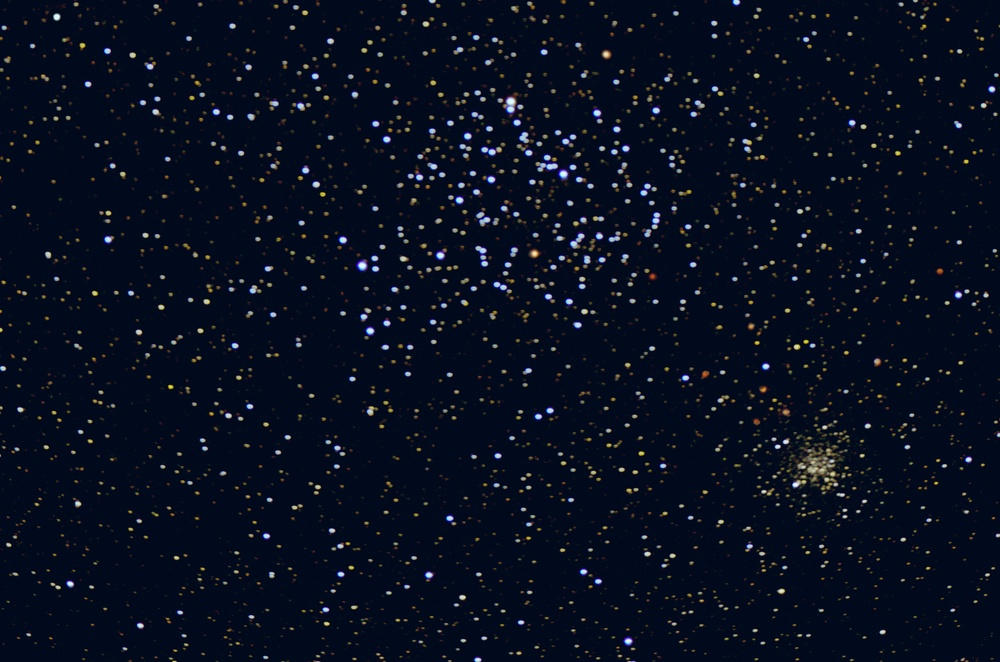
#> input picture M35.jpg, 1000 x 662 px, shrunk from 2000 x 1323 before the run, given in place of the camera
$ python Multiple_color_tracking.py   (older library calls are emulated)
#> lines starting #> are read from the running program, lines starting #| are printed output that depends on the picture; after the words box and inside, x2 and y2 are one past the last pixel; in counts of white or black regions, pixels touching at a corner belong together
import cv2
import numpy as np

cap = cv2.VideoCapture(0)

while True:
    _ ,img = cap.read()
#> img is the input picture: shape (662, 1000, 3); mean B, G, R 32.1, 15, 8
    hsv = cv2.cvtColor(img,cv2.COLOR_BGR2HSV)
#> hsv: shape (662, 1000, 3); mean H, S, V 108.4, 224.2, 33
    #defining the range of red color
    red_lower = np.array([136,87,111],np.uint8)
    red_upper = np.array([180,255,255],np.uint8)
    #defining the range of blue color
    blue_lower = np.array([99,115,150],np.uint8)
    blue_upper = np.array([110,255,255],np.uint8)
    #defining the range of yellow color
    yellow_lower = np.array([22,60,200],np.uint8)
    yellow_upper = np.array([60,255,255],np.uint8)

    #finding the range of red,blue and yellow color in the image
    red = cv2.inRange(hsv,red_lower,red_upper)
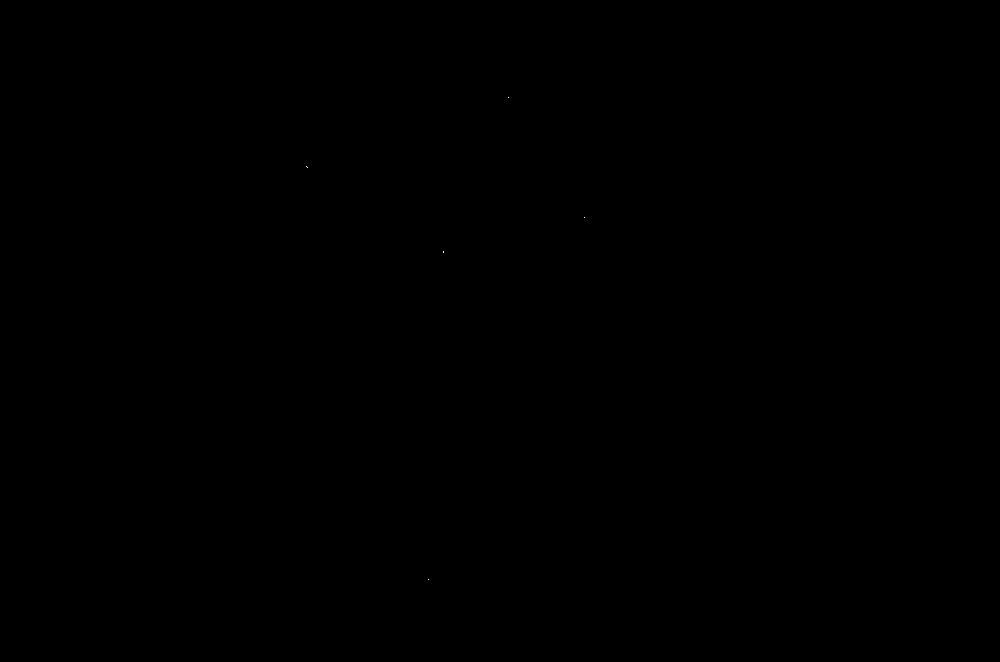
#> red: shape (662, 1000); 0% white in thin lines or dots, all inside (x1, y1, x2, y2) = (306, 97, 585, 580)
    blue = cv2.inRange(hsv,blue_lower,blue_upper)
#> blue: shape (662, 1000); 0.05% white in thin lines or dots
    yellow = cv2.inRange(hsv,yellow_lower,yellow_upper)
#> yellow: shape (662, 1000); 0.01% white in thin lines or dots, all inside (x1, y1, x2, y2) = (0, 11, 968, 625)

    #Morphological transformation ,Dilation
    kernal = np.ones((5,5),np.uint8)
    red = cv2.dilate(red,kernal)
#> red: shape (662, 1000); 0.02% white; 5 white regions, box (x1, y1, x2, y2) and area: (304, 164, 310, 170) 34, (441, 249, 446, 255) 30, (506, 95, 511, 100) 25, (582, 215, 587, 220) 25, (426, 577, 431, 582) 25
    res = cv2.bitwise_and(img,img,mask=red)

    blue = cv2.dilate(blue,kernal)
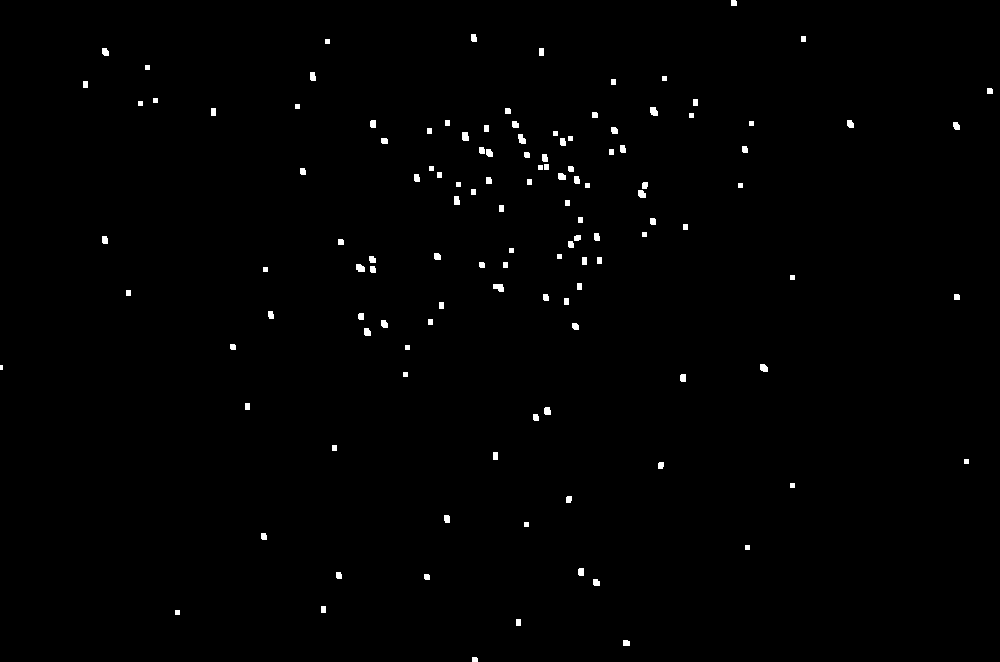
#> blue: shape (662, 1000); 0.69% white; 125 white regions (1 under 20 px), largest, box (x1, y1, x2, y2) and area: (493, 284, 504, 292) 69, (650, 107, 658, 116) 60, (518, 134, 526, 144) 60
    res1 = cv2.bitwise_and(img,img,mask=blue)

    yellow = cv2.dilate(yellow,kernal)
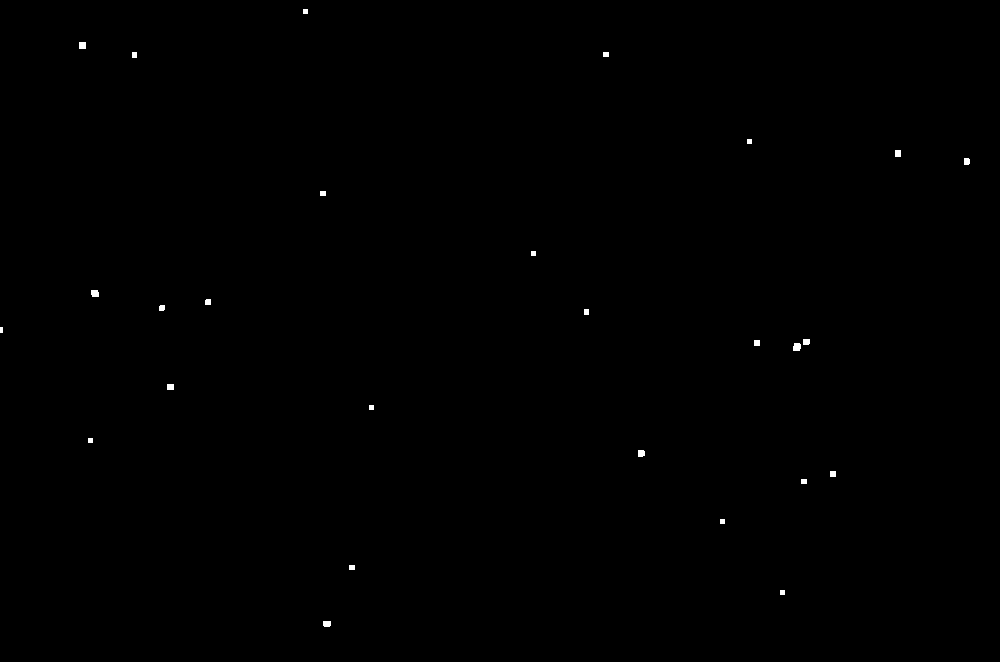
#> yellow: shape (662, 1000); 0.14% white; 27 white regions (1 under 20 px)
    res2 = cv2.bitwise_and(img,img,mask=yellow)

    #Tracking the red color
    (_,contours,hierarchy) = cv2.findContours(red,cv2.RETR_TREE,cv2.CHAIN_APPROX_SIMPLE)
#> contours = 5 contours, 3 with area under 20; largest, box (x1, y1, x2, y2) and area: (304, 164, 310, 170) 24, (441, 249, 446, 255) 20

    for pic,contour in enumerate(contours):
        area = cv2.contourArea(contour)
        if area>300:
            x,y,w,h = cv2.boundingRect(contour)
            img = cv2.rectangle(img,(x,y),(x+w,y+h),(0,0,255),2)
            cv2.putText(img,'RED COLOR',(x,y),cv2.FONT_HERSHEY_SIMPLEX,0.7,(0,0,255))
#> this loop made 5 passes
#> (contour, area) on pass 2: ([[441, 249], [441, 254], [445, 254], [445, 249]], 20)
#> area on pass 4: 24

    #Tracking blue color
    (_,contours,hierarchy) = cv2.findContours(blue,cv2.RETR_TREE,cv2.CHAIN_APPROX_SIMPLE)
#> contours = 125 contours, 29 with area under 20; largest, box (x1, y1, x2, y2) and area: (493, 284, 504, 292) 52, (356, 264, 365, 272) 46, (650, 107, 658, 116) 46, (518, 134, 526, 144) 45, (462, 132, 469, 141) 44
    for pic,contour in enumerate(contours):
        area = cv2.contourArea(contour)
        if area>300:
            x,y,w,h = cv2.boundingRect(contour)
            img = cv2.rectangle(img,(x,y),(x+w,y+h),(255,0,0),2)
            cv2.putText(img,'RED COLOR',(x,y),cv2.FONT_HERSHEY_SIMPLEX,0.7,(255,0,0))
#> this loop made 125 passes
#> area on passes 2, 6, 7, 8, 9, 11, 13, 14, 16, 20, 21, 23: 28.5, 32, 24, 28, 34, 28, 33, 28, 28, 28, 38.5, 34
#> (contour, area) on passes 3, 5, 18, 19, 22, 32: ([[516, 619], [516, 625], [520, 625], [520, 619]], 24), ([[321, 606], [321, 612], [325, 612], [325, 606]], 24), ([[493, 452], [493, 459], [497, 459], [497, 452]], 28), ([[332, 445], [332, 450], [336, 450], [336, 445]], 20), ([[245, 403], [245, 409], [249, 409], [249, 403]], 24), ([[428, 319], [428, 324], [432, 324], [432, 319]], 20)
    #Tracking yellow color
    (_,contours,hierarchy) = cv2.findContours(yellow,cv2.RETR_TREE,cv2.CHAIN_APPROX_SIMPLE)
#> contours = 27 contours, 8 with area under 20; largest, box (x1, y1, x2, y2) and area: (793, 343, 801, 351) 44, (91, 290, 99, 297) 39, (79, 42, 86, 49) 36, (323, 621, 331, 627) 34, (638, 450, 645, 457) 34
    for pic,contour in enumerate(contours):
        area = cv2.contourArea(contour)
        if area>300:
            x,y,w,h = cv2.boundingRect(contour)
            img = cv2.rectangle(img,(x,y),(x+w,y+h),(0,255,0),2)
            cv2.putText(img,'RED COLOR',(x,y),cv2.FONT_HERSHEY_SIMPLEX,1.0,(0,255,0))
#> this loop made 27 passes
#> (contour, area) on passes 3, 5, 6, 10, 12, 15, 20, 22, 24, 25, 26: ([[349, 565], [349, 569], [354, 569], [354, 565]], 20), ([[801, 479], [801, 483], [806, 483], [806, 479]], 20), ([[830, 471], [830, 476], [835, 476], [835, 471]], 25), ([[167, 384], [167, 389], [173, 389], [173, 384]], 30), ([[754, 340], [754, 345], [759, 345], [759, 340]], 25), ([[584, 309], [584, 314], [588, 314], [588, 309]], 20), ([[320, 191], [320, 195], [325, 195], [325, 191]], 20), ([[895, 150], [895, 156], [900, 156], [900, 150]], 30), ([[603, 52], [603, 56], [608, 56], [608, 52]], 20), ([[132, 52], [132, 57], [136, 57], [136, 52]], 20), ([[79, 42], [79, 48], [85, 48], [85, 42]], 36)
#> area on passes 1, 7, 11, 13, 16, 17: 34, 34, 44.5, 29.5, 24, 24.5

    cv2.imshow('RedColor',red)
    cv2.imshow('Color Tracking',img)
    cv2.imshow('red',res)
    if cv2.waitKey(10) & 0xFF == ord('q'):
#> (key q is pressed here)
        break

cap.release()
cv2.destroyAllWindows()
